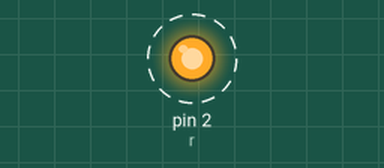
This sketch was run on a simulated Arduino Uno, built with avr-gcc and run on an emulated ATmega328P. Shown: output pins drawn as LEDs (lit = HIGH). Dashed ring = blinking.

Above: at 0.5 s.
Timing chart, 0 to 4.6 s (numbered marks = the images above):
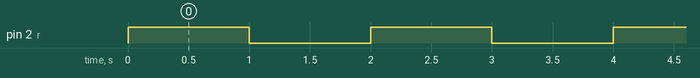

The sketch:

1-1_Basics.ino
```cpp
int r = 2;

void setup() {
  pinMode(r, OUTPUT);
}

void loop() {
  digitalWrite(r, HIGH);
  delay(1000);

  digitalWrite(r, LOW);
  delay(1000);
}
```

Measured:
- by itself, pin 2 (r): alternates HIGH for 1.0 s and LOW for 1.0 s
